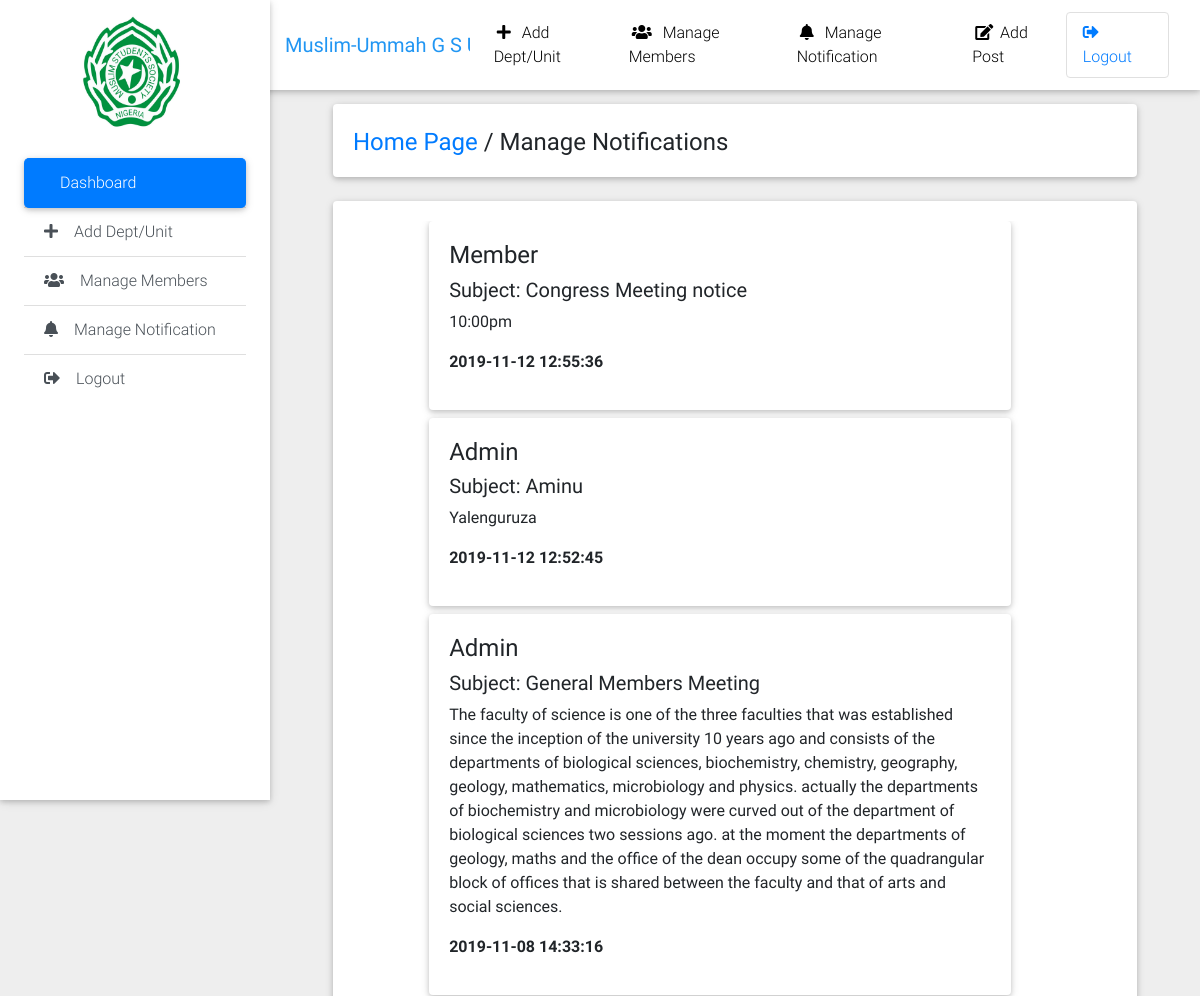
/manage-notification.php (upper part), run on an earlier commit of the app's database.
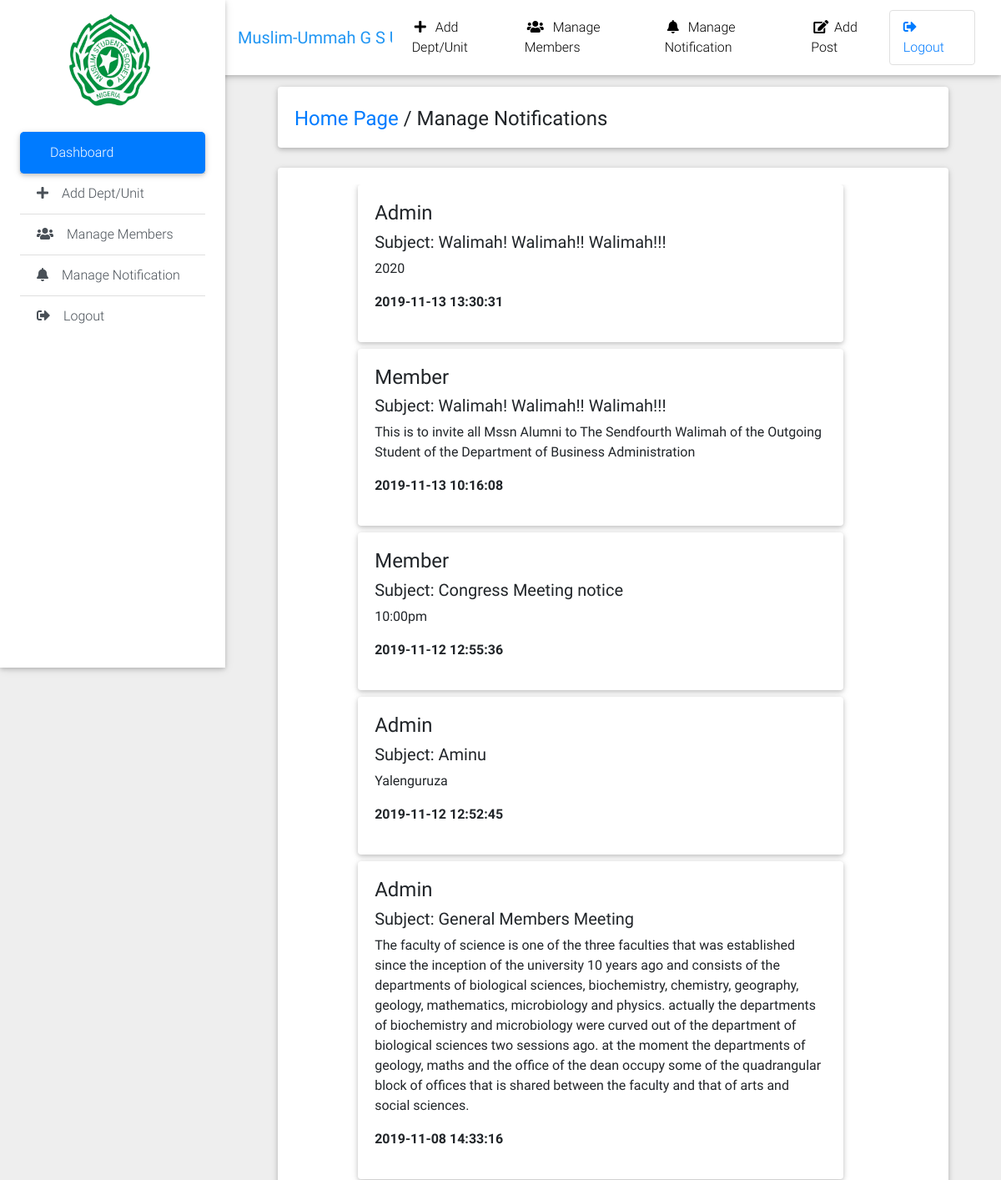
And on a later commit of the database.
### tables this page shows
CREATE TABLE `post` (
  `id` int(11) NOT NULL,
  `status` varchar(50) NOT NULL,
  `subject` varchar(200) NOT NULL,
  `message` text NOT NULL,
  `date` datetime NOT NULL DEFAULT CURRENT_TIMESTAMP
);

### manage-notification.php (the view, shortened to what this page needs)
<?php
include('header.php');
?>
<!DOCTYPE html>
<html lang="en">
<head>
</head>
<body>
 <main class="pt-5 mx-lg-5">
    <div class="container">
      <div class="card mb-4 wow fadeIn">
        <div class="card-body d-sm-flex justify-content-between">
          <h4 class="mb-2 mb-sm-0 pt-1">
            <a href="dashboard">Home Page</a>
            <span>/</span>
            <span>Manage Notifications</span>
          </h4>
        </div>
      </div>
      <div class="row wow fadeIn">
        <div class="col-md-12 mb-4" >
          <div class="card">
            <div class="card-body">
<div class="table-responsive">
  <table class="display table table-striped table-hover table-responsive" >
    <tbody>
    <?php
  $result = $mysqli->query("SELECT * FROM post ORDER BY date desc") or die($mysqli->error());
?>
        <?php while ($row = $result->fetch_assoc()):?>
                        <tr>
          <div class="row col-md-12">
              <div class="col-md-10 mx-auto mb-2">
                  <div  class="card" id="add-row">
                      <div class="card-body">
              <h4><?php echo $row['status']?></h4>
              <h5>Subject: <?php echo $row['subject'];?></h5>
              <p><?php echo $row['message'];?></p>
              <p><b><?php echo $row['date'];?></b></p>
              </div>
              </div>
        </div>
        </div>
      </tr>
      <?php endwhile; ?>
    </tbody>
  </table>
</div>
            </div>
          </div>
        </div>
      </div>
    </div>
  </main>
</body>
</html>

### header.php (shortened to what this page needs)
<!DOCTYPE html>
<html lang="en">
<head>
</head>
<body>
<!DOCTYPE html>
<html lang="en">
<head>
  <link rel="stylesheet" href="https://use.fontawesome.com/releases/v5.8.2/css/all.css">
  <link href="css/bootstrap.min.css" rel="stylesheet">
  <link href="css/mdb.min.css" rel="stylesheet">
  <link href="css/style.min.css" rel="stylesheet">
</head>
<body class="grey lighten-3">
  <header>
    <nav class="navbar fixed-top navbar-expand-lg navbar-light white scrolling-navbar">
      <div class="container-fluid">
        <a class="navbar-brand waves-effect" href="index.php">
          <strong class="blue-text">Muslim-Ummah G S U</strong>
        </a>
        <div class="collapse navbar-collapse" id="navbarSupportedContent">
           <ul class="navbar-nav">
            <li class="nav-item">
              <a href="dept_unit.php" class="nav-link waves-effect"
                >
                <i class="fas fa fa-plus mr-2"></i>Add Dept/Unit
              </a>
            </li>
            <li class="nav-item">
              <a href="manage-members.php" class="nav-link waves-effect"
                >
                <i class="fas fa-users mr-2"></i>Manage Members
              </a>
            </li>
            <li class="nav-item">
              <a href="manage-notification.php" class="nav-link waves-effect"
                >
                <i class="fas fa fa-bell mr-2"></i>Manage Notification
              </a>
            </li>
            <li class="nav-item">
            <a class="nav-link waves-effect" data-toggle="modal" data-target="#notification" href=""><i class="fas fa fa-edit"></i> Add Post</a>
            </li>
          </ul>
              <a href="logout.php" class="nav-link border border-light rounded waves-effect ml-auto"
                >
                <i class="fas fa fa-sign-out-alt mr-2"></i>Logout
              </a>
        </div>
      </div>
    </nav>
    <div class="sidebar-fixed position-fixed">
    <div align="center">
      <a class="">
        <img src="img/mssnlogo.jpg" style=" width:150px; height:150px; " class="img-responsive mb-2" alt="">
      </a>
  </div>
      <div class="list-group list-group-flush">
        <a href="dashboard.php" class="list-group-item active waves-effect">
          <i class="fas fa fa-dashboard mr-3"></i>Dashboard
        </a>
          <a href="dept_unit.php" class="list-group-item list-group-item-action waves-effect">
          <i class="fas fa-plus mr-3"></i>Add Dept/Unit</a>
        <a href="manage-members.php" class="list-group-item list-group-item-action waves-effect">
          <i class="fas fa fa-users mr-3"></i>Manage Members</a>
        <a href="manage-notification.php" class="list-group-item list-group-item-action waves-effect">
          <i class="fas fa fa-bell mr-3"></i>Manage Notification</a>
        <a href="logout.php" class="list-group-item list-group-item-action waves-effect">
          <i class="fas fa-sign-out-alt mr-3"></i>Logout</a>
      </div>
    </div>
  </header>
    <div class="footer-copyright py-3">
      <a href="https://mdbootstrap.com/education/bootstrap/" target="_blank"> G S U ALUMNI </a>
    </div>
</body>
</html>
</body>
</html>

What changed in the data, as far as the page shows it:
added post: status "Admin", subject "Walimah! Walimah!! Walimah!!!", message "2020", date "2019-11-13 13:30:31"
added post: status "Member", subject "Walimah! Walimah!! Walimah!!!", message "This is to invite all Mssn Alumni to The Sendfourth Walimah of the Outgoing Student of the Department of Business Administration", date "2019-11-13 10:16:08"
